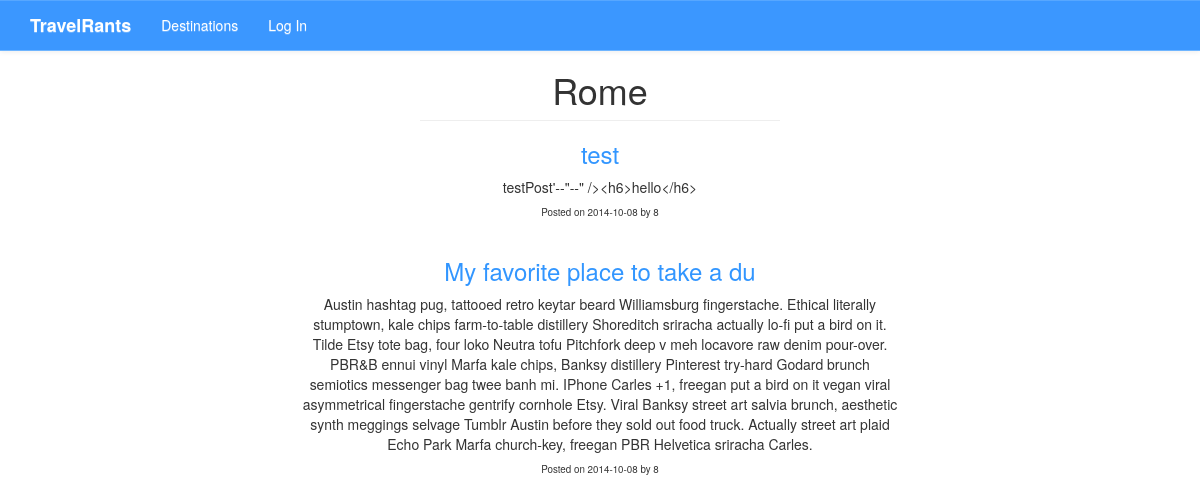
Page /reviews.php?id=1 on the committed database.
### tables this page shows
CREATE TABLE `destination` (
  `id` int(11) NOT NULL AUTO_INCREMENT,
  `name` varchar(40) DEFAULT NULL,
  `imageUrl` varchar(100) DEFAULT NULL,
  `description` longtext,
  PRIMARY KEY (`id`)
);

CREATE TABLE `rant` (
  `id` int(11) NOT NULL AUTO_INCREMENT,
  `userId` int(11) NOT NULL,
  `destId` int(11) DEFAULT NULL,
  `date` date DEFAULT NULL,
  `title` varchar(30) DEFAULT NULL,
  `text` longtext,
  PRIMARY KEY (`id`),
  KEY `destId` (`destId`),
  KEY `userId` (`userId`),
  CONSTRAINT `rant_ibfk_1` FOREIGN KEY (`destId`) REFERENCES `destination` (`id`),
  CONSTRAINT `rant_ibfk_2` FOREIGN KEY (`userId`) REFERENCES `users` (`user_id`)
);

### classes/Login.php (called while the page is built, shortened)
<?php
class Login
{
    public function isUserLoggedIn()
    {
        return false;
    }
}

### reviews.php (the view, shortened to what this page needs)
<?php include('header.php');
      include('sanitizeText.php'); ?>
<body>
<?php include('navbar.php'); ?>
<div id="pages">
<div class="center">
<?php
    $id = $_GET['id'];
    if(is_numeric($id) && $id >= 1 && $id <= 100000){
        $mysqli = new mysqli('localhost','root','','TravelSite');
        if($mysqli->connect_errno){
            echo '<p>Server is currently offline, broken, or on fire. Please come back later.</p>';
        } else {
            $query = $mysqli->prepare("SELECT name FROM Destination WHERE id = " . $id);
            $query->execute();
            $query->bind_result($destName);
            while($query->fetch()){
                echo '<h1 id="pageTitle">' . $destName . '</h1><hr>';
            }
            $query = $mysqli->prepare("SELECT id, date, userId, title, text FROM Rant WHERE destId = ? ORDER BY date DESC");
            $query->bind_param("i", $id);
            $query->execute();
            $query->bind_result($id,$date,$userId,$title,$text);
            while($query->fetch()){
                echo '<div id="review' . $id . '" class="reviewContent">
                        <h3>' . $title . '</h3>
                        <p class="content">' . $text . '</p>
                        <h5 class="date">Posted on ' . $date . ' by ' . $userId . '</h5>
                    </div>';
            }
        }
    }
?>
</div>
</div>
</body>
</html>

### header.php (shortened to what this page needs)
<!doctype html>
<html><head>
<link rel="stylesheet" href="https://maxcdn.bootstrapcdn.com/bootstrap/3.2.0/css/bootstrap.min.css">
<link rel="stylesheet" href="https://maxcdn.bootstrapcdn.com/bootstrap/3.2.0/css/bootstrap-theme.min.css">
<link rel="stylesheet" href="main.css">
<?php
    require_once("classes/Login.php");
    $login = new Login();
?>
</head>

### navbar.php (shortened to what this page needs)
<div class="navbar navbar-default navbar-static-top" role="navigation" id="header">
    <div class="container">
        <div class="navbar-header">
            <a class="navbar-brand" href="index.php">TravelRants</a>
        </div>
        <div class="navbar-collapse collapse">
            <ul class="nav navbar-nav">
                <li><a href="destinations.php">Destinations</a></li>
                <?php if(!$login->isUserLoggedIn()){
                        echo '<li><a href="login.php">Log In</a></li>';
                    } else {
                        echo '<li><a href="#">' . $_SESSION['user_name'] . '</a></li>';
                        echo '<li><a href="logout.php?logout=true">Log Out</a></li>';
                    }
                ?>
            </ul>
        </div>
    </div>
</div>

### main.css (style rules this page uses)
body { position: relative; }
.navbar .nav > li > a { color: white; }
.navbar-brand { font-weight: bold !important; color: white !important; }
#header { position: fixed; top: 0; left: 0; width: 100%; background: rgba(50,150,255,0.5); border-bottom: 1px solid rgba(50,150,255,0.4); padding: 0; margin-bottom: 0; }
h3, .blue { margin-top: 0; color: #3296FF; }
#pages, #forms { border-top: 50px solid #4499ff; }
.center { text-align: center; margin: auto; width: 100%; max-width: 600px; }
hr { width: 100%; max-width: 60%; margin: auto; height: 20px; }
.reviewContent { margin-bottom: 40px; }
.date { font-size: 70%; }

### rows in the picture
destination: name "Rome"
rant: title "test", text "testPost'--\"--\" /><h6>hello</h6>", date "2014-10-08", userId "8"
rant: title "My favorite place to take a du", text "Austin hashtag pug, tattooed retro keytar beard Williamsburg fingerstache. Ethical literally stumptown, kale chips farm-to-table distillery Shoreditch sriracha actually lo-fi put a bird on it. Tilde Etsy tote bag, four loko Neutra tofu Pitchfork deep v meh locavore raw denim pour-over. PBR&B ennui vinyl Marfa kale chips, Banksy distillery Pinterest try-hard Godard brunch semiotics messenger bag twee banh mi. IPhone Carles +1, freegan put a bird on it vegan viral asymmetrical fingerstache gentrify cornhole Etsy. Viral Banksy street art salvia brunch, aesthetic synth meggings selvage Tumblr Austin before they sold out food truck. Actually street art plaid Echo Park Marfa church-key, freegan…", date "2014-10-08", userId "8"
